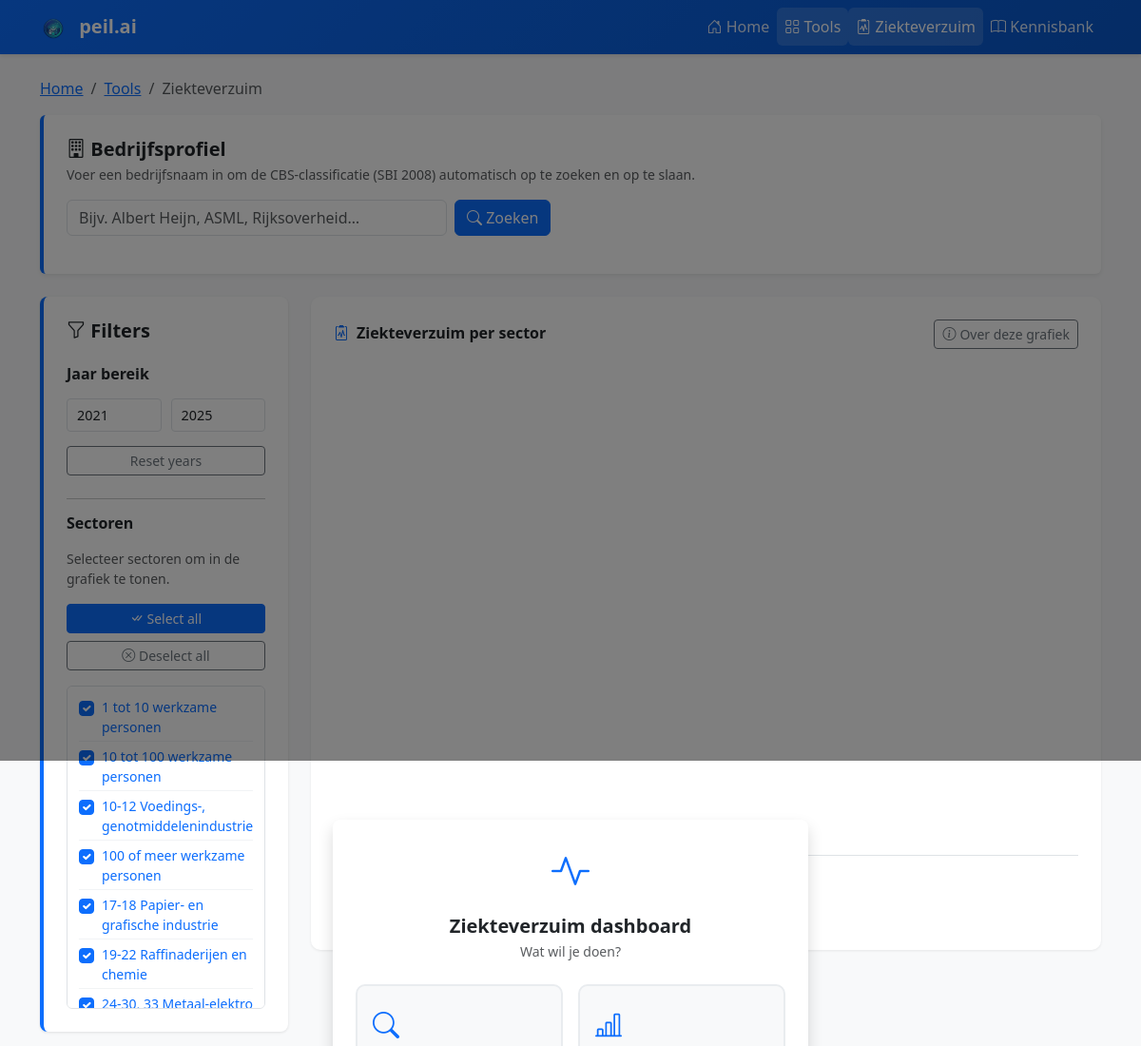
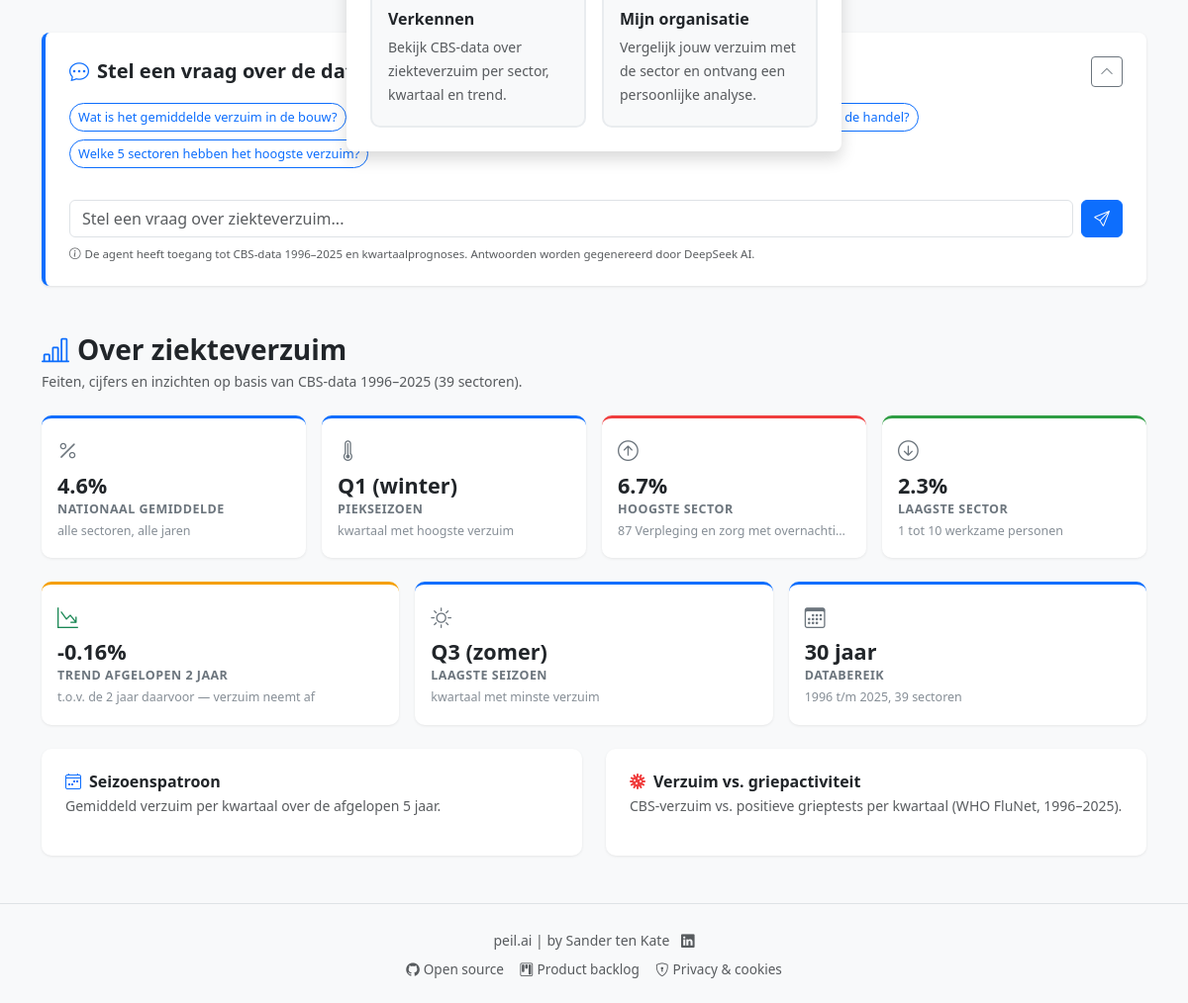
Screenshot of /tools/ziekteverzuim with the database file from the repository (2 pictures, top to bottom).
### tables this page shows
CREATE TABLE "cleaned_absenteeism" (
"Sector" TEXT,
  "Perioden" TEXT,
  "AbsenteeismPercentage" REAL,
  "Date" TEXT,
  "Year" INTEGER,
  "Period" TEXT
);

### app.py (the view)
@app.route('/tools/ziekteverzuim')
@cache.cached(key_prefix='ziekteverzuim_context')
def ziekteverzuim():
    df, pred_df = load_data_from_db()
    context = prepare_context(df, pred_df)
    context['active_page'] = 'ziekteverzuim'
    return render_template('ziekteverzuim.html', **context)

### templates/ziekteverzuim.html (shortened to what this page needs)
{% extends "base.html" %}
{% block content %}
<div class="modal fade" id="onboardingModal" tabindex="-1" aria-labelledby="onboardingModalLabel" aria-modal="true" role="dialog" data-bs-backdrop="static" data-bs-keyboard="false">
    <div class="modal-dialog modal-dialog-centered">
        <div class="modal-content border-0 shadow">
            <div id="ob-step-1">
                <div class="modal-body p-4 pb-2 text-center">
                    <div class="ob-logo mb-3"><i class="bi bi-activity fs-1 text-primary"></i></div>
                    <h5 class="fw-bold mb-1">Ziekteverzuim dashboard</h5>
                    <p class="text-muted small mb-4">Wat wil je doen?</p>
                    <div class="row g-3 text-start mb-3">
                        <div class="col-6">
                            <button class="ob-choice-card w-100 h-100" id="ob-choose-explore" onclick="obChooseExplore()">
                                <i class="bi bi-search fs-3 text-primary mb-2 d-block"></i>
                                <strong class="d-block mb-1">Verkennen</strong>
                                <span class="text-muted small">Bekijk CBS-data over ziekteverzuim per sector, kwartaal en trend.</span>
                            </button>
                        </div>
                        <div class="col-6">
                            <button class="ob-choice-card w-100 h-100" id="ob-choose-guided" onclick="obChooseGuided()">
                                <i class="bi bi-bar-chart-line fs-3 text-primary mb-2 d-block"></i>
                                <strong class="d-block mb-1">Mijn organisatie</strong>
                                <span class="text-muted small">Vergelijk jouw verzuim met de sector en ontvang een persoonlijke analyse.</span>
                            </button>
                        </div>
                    </div>
                </div>
            </div>
        </div>
    </div>
</div>
<div class="container-lg">
    <nav aria-label="breadcrumb" class="pt-4 mb-3">
        <ol class="breadcrumb">
            <li class="breadcrumb-item"><a href="/">Home</a></li>
            <li class="breadcrumb-item"><a href="/tools">Tools</a></li>
            <li class="breadcrumb-item active">Ziekteverzuim</li>
        </ol>
    </nav>
    <div class="row mb-4">
        <div class="col-12">
            <div class="company-panel p-4 rounded shadow-sm bg-white">
                <div class="d-flex justify-content-between align-items-start mb-1">
                    <h5 class="fw-semibold mb-0"><i class="bi bi-building"></i> Bedrijfsprofiel</h5>
                </div>
                <p class="text-muted small mb-3">Voer een bedrijfsnaam in om de CBS-classificatie (SBI 2008) automatisch op te zoeken en op te slaan.</p>
                <div class="d-flex gap-2 mb-3">
                    <input type="text" id="companyName" class="form-control" placeholder="Bijv. Albert Heijn, ASML, Rijksoverheid…" style="max-width:400px;">
                    <button type="button" class="btn btn-primary" onclick="lookupCompany()">
                        <i class="bi bi-search"></i> Zoeken
                    </button>
                </div>
            </div>
        </div>
    </div>
    <div class="row mb-5">
        <div class="col-lg-3">
            <div class="filter-panel p-4">
                <h5 class="fw-semibold mb-4">
                    <i class="bi bi-funnel"></i> Filters
                </h5>
                <div class="mb-4">
                    <h6 class="fw-semibold mb-3">Jaar bereik</h6>
                    <div class="year-range-inputs">
                        <input type="number" id="yearMin" class="form-control"
                               min="{{ min_year }}" max="{{ max_year }}"
                               value="{{ default_min_year }}" placeholder="Min">
                        <input type="number" id="yearMax" class="form-control"
                               min="{{ min_year }}" max="{{ max_year }}"
                               value="{{ default_max_year }}" placeholder="Max">
                    </div>
                    <button type="button" class="btn btn-sm btn-outline-secondary w-100"
                            onclick="resetYears()">Reset years</button>
                </div>
                <hr>
                <div>
                    <h6 class="fw-semibold mb-3">Sectoren</h6>
                    <p class="text-muted small mb-3">Selecteer sectoren om in de grafiek te tonen.</p>
                    <div class="d-grid gap-2 mb-3">
                        <button type="button" class="btn btn-primary btn-sm btn-filter"
                                onclick="selectAll()">
                            <i class="bi bi-check-all"></i> Select all
                        </button>
                        <button type="button" class="btn btn-outline-secondary btn-sm btn-filter"
                                onclick="deselectAll()">
                            <i class="bi bi-x-circle"></i> Deselect all
                        </button>
                    </div>
                    <div id="sectorFilter" class="sector-checkbox-list">
                        {% for sector in sectors %}
                        <div class="form-check">
                            <input class="form-check-input sector-checkbox" type="checkbox"
                                   id="sector-cb-{{ loop.index }}" value="{{ sector }}" checked
                                   onchange="updateFilter()">
                            <label class="form-check-label small" for="sector-cb-{{ loop.index }}">{{ sector }}</label>
                        </div>
                        {% endfor %}
                    </div>
                </div>
            </div>
        </div>
        <div class="col-lg-9">
            <div class="insight-chart-card p-4">
                <div class="d-flex justify-content-between align-items-center mb-3">
                    <h6 class="fw-semibold mb-0">
                        <i class="bi bi-clipboard2-pulse me-2 text-primary"></i>Ziekteverzuim per sector
                    </h6>
                    <button type="button" class="btn btn-sm btn-outline-secondary"
                            data-explainer="explainer-ziekteverzuim-main"
                            data-explainer-title="Ziekteverzuim per sector">
                        <i class="bi bi-info-circle me-1"></i>Over deze grafiek
                    </button>
                </div>
                <div>
                    {{ plot_html|safe }}
                </div>
                <div id="analysisPanel" class="analysis-panel mt-3 pt-3 border-top">
                    <h6 class="fw-semibold mb-3"> Automatische analyse</h6>
                    <p id="analysisPlaceholder" class="mb-0 text-muted">Pas een filter aan om een AI-trendanalyse te genereren.</p>
                </div>
            </div>
        </div>
    </div>
    <div class="row mt-4 mb-2">
        <div class="col-12">
            <div class="chat-panel p-4">
                <div class="d-flex align-items-center justify-content-between mb-3">
                    <h5 class="fw-semibold mb-0">
                        <i class="bi bi-chat-dots text-primary me-2"></i>Stel een vraag over de data
                    </h5>
                    <button class="btn btn-sm btn-outline-secondary" type="button"
                            data-bs-toggle="collapse" data-bs-target="#chatBody" aria-expanded="true">
                        <i class="bi bi-chevron-up" id="chatChevron"></i>
                    </button>
                </div>
                <div class="collapse show" id="chatBody">
                    <div id="chatStarters" class="mb-3 d-flex flex-wrap gap-2">
                        <button class="btn btn-sm btn-outline-primary chat-starter"
                                onclick="sendStarter(this)">Wat is het gemiddelde verzuim in de bouw?</button>
                        <button class="btn btn-sm btn-outline-primary chat-starter"
                                onclick="sendStarter(this)">Vergelijk horeca met de zorg.</button>
                        <button class="btn btn-sm btn-outline-primary chat-starter"
                                onclick="sendStarter(this)">Wat verwacht je voor de komende kwartalen in de handel?</button>
                        <button class="btn btn-sm btn-outline-primary chat-starter"
                                onclick="sendStarter(this)">Welke 5 sectoren hebben het hoogste verzuim?</button>
                    </div>
                    <div class="d-flex gap-2">
                        <input type="text" id="chatInput" class="form-control"
                               placeholder="Stel een vraag over ziekteverzuim..."
                               onkeydown="if(event.key==='Enter')sendChat()">
                        <button class="btn btn-primary" id="chatSendBtn" onclick="sendChat()">
                            <i class="bi bi-send"></i>
                        </button>
                    </div>
                    <p class="text-muted mt-2 mb-0" style="font-size:.72rem;">
                        <i class="bi bi-info-circle me-1"></i>De agent heeft toegang tot CBS-data 1996–2025 en kwartaalprognoses. Antwoorden worden gegenereerd door DeepSeek AI.
                    </p>
                </div>
            </div>
        </div>
    </div>
    <section class="mt-5 mb-5">
        <h3 class="fw-bold mb-1" style="color:#212529;">
            <i class="bi bi-bar-chart-line text-primary me-2"></i>Over ziekteverzuim
        </h3>
        <p class="text-muted small mb-4">Feiten, cijfers en inzichten op basis van CBS-data {{ insights.data_from }}–{{ insights.data_to }} ({{ insights.n_sectors }} sectoren).</p>
        <div class="row g-3 mb-4">
            <div class="col-6 col-md-3">
                <div class="insight-card">
                    <div class="insight-icon"><i class="bi bi-percent"></i></div>
                    <div class="insight-value">{{ insights.nat_avg }}%</div>
                    <div class="insight-label">Nationaal gemiddelde</div>
                    <div class="insight-sub">alle sectoren, alle jaren</div>
                </div>
            </div>
            <div class="col-6 col-md-3">
                <div class="insight-card">
                    <div class="insight-icon"><i class="bi bi-thermometer-high"></i></div>
                    <div class="insight-value">{{ insights.peak_q }}</div>
                    <div class="insight-label">Piekseizoen</div>
                    <div class="insight-sub">kwartaal met hoogste verzuim</div>
                </div>
            </div>
            <div class="col-6 col-md-3">
                <div class="insight-card insight-card--high">
                    <div class="insight-icon"><i class="bi bi-arrow-up-circle"></i></div>
                    <div class="insight-value">{{ insights.highest_sector_val }}%</div>
                    <div class="insight-label">Hoogste sector</div>
                    <div class="insight-sub">{{ insights.highest_sector }}</div>
                </div>
            </div>
            <div class="col-6 col-md-3">
                <div class="insight-card insight-card--low">
                    <div class="insight-icon"><i class="bi bi-arrow-down-circle"></i></div>
                    <div class="insight-value">{{ insights.lowest_sector_val }}%</div>
                    <div class="insight-label">Laagste sector</div>
                    <div class="insight-sub">{{ insights.lowest_sector }}</div>
                </div>
            </div>
        </div>
        <div class="row g-3 mb-4">
            <div class="col-md-4">
                <div class="insight-card insight-card--trend h-100">
                    <div class="insight-icon">
                        <i class="bi bi-{% if insights.trend_up %}graph-up-arrow text-danger{% else %}graph-down-arrow text-success{% endif %}"></i>
                    </div>
                    <div class="insight-value">
                        {% if insights.trend_up %}+{% else %}-{% endif %}{{ insights.trend_diff }}%
                    </div>
                    <div class="insight-label">Trend afgelopen 2 jaar</div>
                    <div class="insight-sub">
                        t.o.v. de 2 jaar daarvoor —
                        {% if insights.trend_up %}verzuim neemt toe{% else %}verzuim neemt af{% endif %}
                    </div>
                </div>
            </div>
            <div class="col-md-4">
                <div class="insight-card h-100">
                    <div class="insight-icon"><i class="bi bi-sun"></i></div>
                    <div class="insight-value">{{ insights.low_q }}</div>
                    <div class="insight-label">Laagste seizoen</div>
                    <div class="insight-sub">kwartaal met minste verzuim</div>
                </div>
            </div>
            <div class="col-md-4">
                <div class="insight-card h-100">
                    <div class="insight-icon"><i class="bi bi-calendar3"></i></div>
                    <div class="insight-value">{{ insights.data_to - insights.data_from + 1 }} jaar</div>
                    <div class="insight-label">Databereik</div>
                    <div class="insight-sub">{{ insights.data_from }} t/m {{ insights.data_to }}, {{ insights.n_sectors }} sectoren</div>
                </div>
            </div>
        </div>
        <div class="row g-4">
            <div class="col-lg-6">
                <div class="insight-chart-card p-4">
                    <h6 class="fw-semibold mb-1"><i class="bi bi-calendar4-week me-2 text-primary"></i>Seizoenspatroon</h6>
                    <p class="text-muted small mb-3">Gemiddeld verzuim per kwartaal over de afgelopen 5 jaar.</p>
                </div>
            </div>
            <div class="col-lg-6">
                <div class="insight-chart-card p-4">
                    <h6 class="fw-semibold mb-1"><i class="bi bi-virus me-2" style="color:#f03e3e;"></i>Verzuim vs. griepactiviteit</h6>
                    <p class="text-muted small mb-3">CBS-verzuim vs. positieve grieptests per kwartaal (WHO FluNet, 1996–2025).</p>
                </div>
            </div>
        </div>
    </section>
</div>
{% endblock %}

### rows the page displays
cleaned_absenteeism: Sector "1 tot 10 werkzame personen", lowest_sector "1 tot 10 werkzame personen"
cleaned_absenteeism: Sector "10 tot 100 werkzame personen"
cleaned_absenteeism: Sector "10-12 Voedings-, genotmiddelenindustrie"
cleaned_absenteeism: Sector "100 of meer werkzame personen"
cleaned_absenteeism: Sector "17-18 Papier- en grafische industrie"
cleaned_absenteeism: Sector "19-22 Raffinaderijen en chemie"
cleaned_absenteeism: Sector "24-30, 33 Metaal-elektro…"
cleaned_absenteeism: highest_sector "87 Verpleging en zorg met overnachting"

### other values shown
{{ insights.data_from }} "1996"
{{ insights.data_to }} "2025"
{{ insights.n_sectors }} "39"
{{ insights.nat_avg }} "4.6"
{{ insights.peak_q }} "Q1 (winter)"
{{ insights.highest_sector_val }} "6.7"
{{ insights.lowest_sector_val }} "2.3"
{{ insights.trend_diff }} "0.16"
{{ insights.low_q }} "Q3 (zomer)"
{{ insights.data_to - insights.data_from + 1 }} "30"
